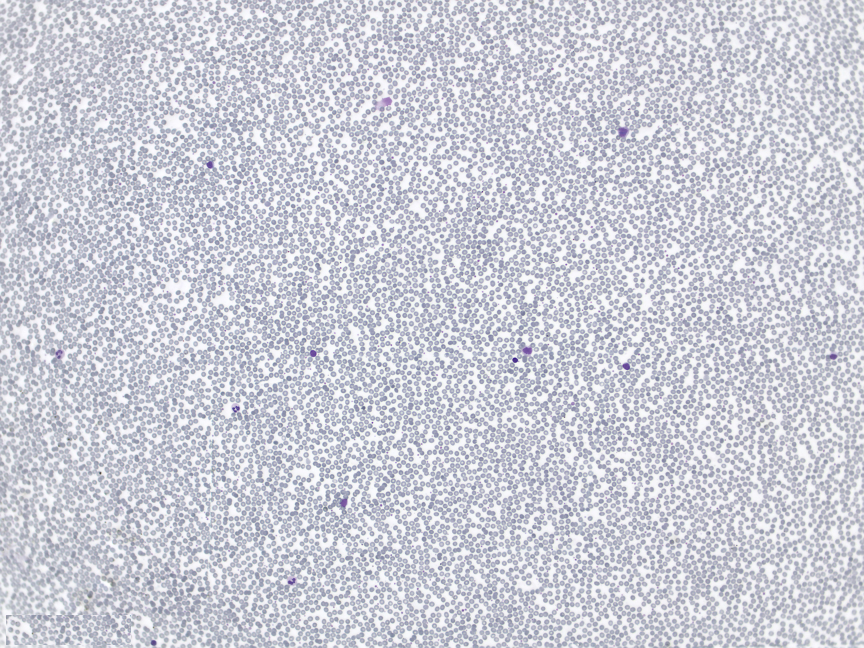
#> input picture Lab1/blood_cells.jpg, 2592 x 1944 px (shown at 1/3 size)
$ python count_cells.py
#> lines starting #> are read from the running program, lines starting #| are printed output that depends on the picture; after the words box and inside, x2 and y2 are one past the last pixel; in counts of white or black regions, pixels touching at a corner belong together
import numpy as np
import matplotlib.pyplot as plt
from scipy.ndimage.morphology import binary_erosion, binary_dilation
from scipy.ndimage.measurements import label


TRESHOLD = 190
ROI = np.s_[600:700, 600:700]


def rgb2gray(rgb):
    return np.dot(rgb[..., :3], [0.299, 0.587, 0.114]).astype(int)


blood_cells = plt.imread('blood_cells.jpg')
#> blood_cells is the input picture: shape (1944, 2592, 3); mean R, G, B 203.7, 205.3, 215.7
blood_cells_gray = rgb2gray(blood_cells)
plt.subplot(221)
plt.title('Grayscale')
plt.imshow(blood_cells_gray[ROI], cmap='gray')

blood_cells_binary = blood_cells_gray < TRESHOLD
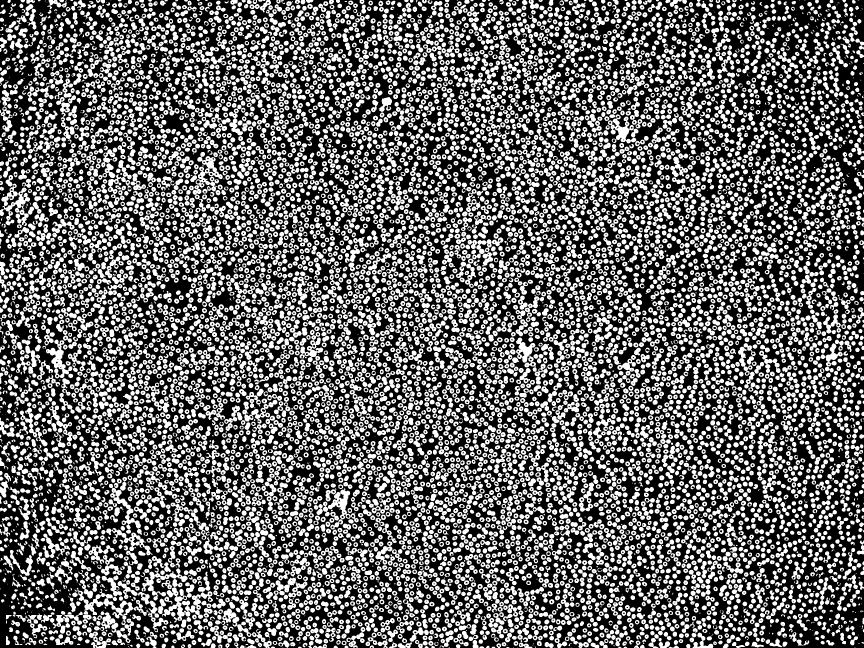
#> blood_cells_binary: shape (1944, 2592) bool (shown at 1/3 size); 39% white; 10911 white regions (870 under 20 px), largest, box (x1, y1, x2, y2) and area: (486, 1737, 639, 1867) 6559, (224, 1763, 440, 1907) 5711, (0, 525, 102, 678) 5294
_, num_features = label(blood_cells_binary)
#> num_features = 11525
plt.subplot(222)
plt.title(f'Binarized. Cells: {num_features}')
plt.imshow(blood_cells_binary[ROI], cmap='gray')

blood_cells_binary = binary_erosion(blood_cells_binary)
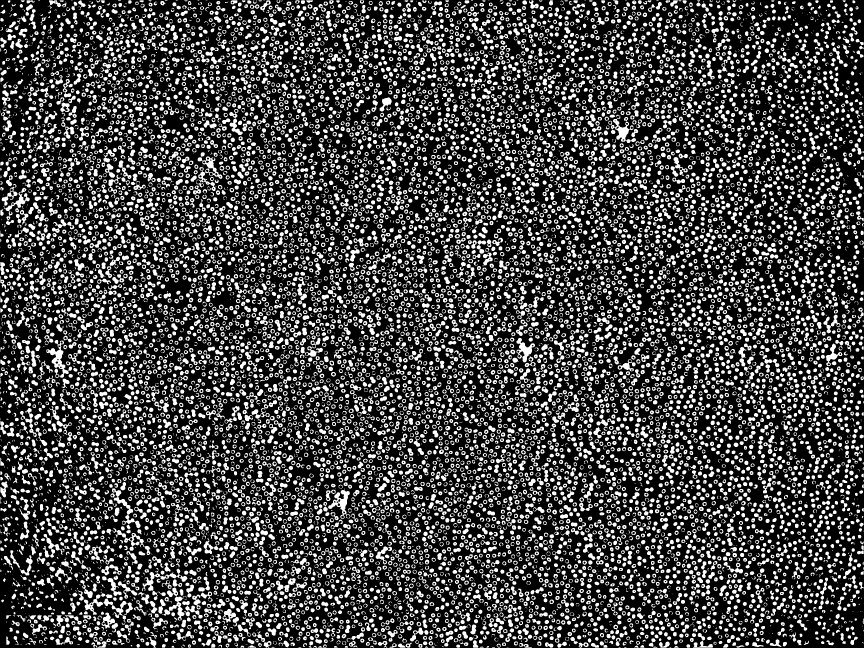
#> blood_cells_binary: shape (1944, 2592) bool (shown at 1/3 size); 26.4% white; 12715 white regions (1737 under 20 px), largest, box (x1, y1, x2, y2) and area: (252, 1775, 402, 1906) 3476, (139, 1020, 216, 1134) 2530, (588, 469, 667, 573) 2389
_, num_features = label(blood_cells_binary)
#> num_features = 15478
plt.subplot(223)
plt.title(f'Eroded. Cells: {num_features}')
plt.imshow(blood_cells_binary[ROI], cmap='gray')

blood_cells_binary = binary_dilation(blood_cells_binary)
#> blood_cells_binary: shape (1944, 2592) bool; 38.5% white; 11266 white regions (685 under 20 px), largest, box (x1, y1, x2, y2) and area: (486, 1737, 639, 1867) 6154, (230, 1763, 440, 1907) 5474, (4, 525, 90, 678) 4763
_, num_features = label(blood_cells_binary)
#> num_features = 11668
plt.subplot(224)
plt.title(f'Dilated. Cells: {num_features}')
plt.imshow(blood_cells_binary[ROI], cmap='gray')

plt.show()
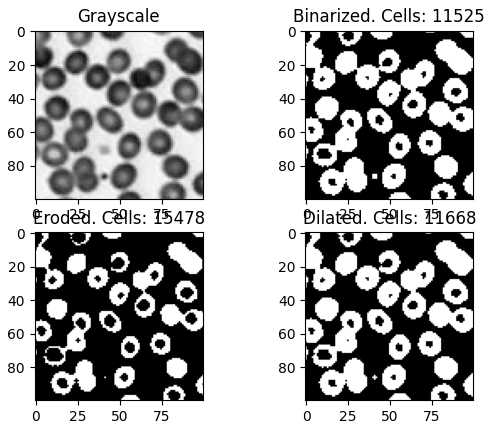
#> figure drawn by matplotlib, 4 panels
